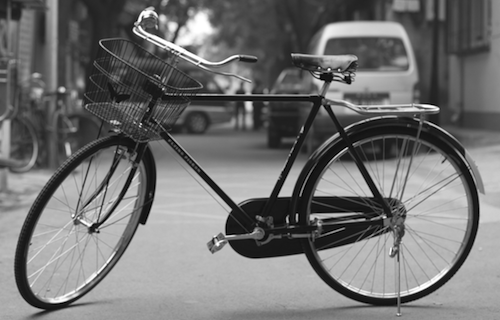
#> input picture C7/Notebooks - M1/S1 - Image Fundamentals/data/bicycle.png, 500 x 320 px
$ jupyter execute M1S1_7_image_distributions.ipynb
#> lines starting #> are read from the running program, lines starting #| are printed output that depends on the picture; long printed decimals are rounded
### Image Distributions With Intesity Plots
In this demonstration, we will try to interpret image distributions using histograms and intensity plots

What we will cover in this notebook:
- Plotting histogram of image intensity plots
- Analysing image statistics

[cell 1]
import cv2
import numpy as np
import matplotlib.pyplot as plt
import pandas as pd

#### Sample Images
We will use same sample images used in the previous exercises.

[cell 2]
image1 = cv2.imread('data/bicycle.png')
#> image1 is the input picture: shape (320, 500, 3); min 0, max 255, mean 114.2
image2 = cv2.imread('data/dolphin.png')
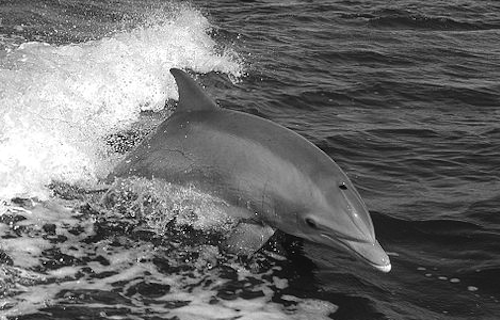
#> input picture C7/Notebooks - M1/S1 - Image Fundamentals/data/dolphin.png, 500 x 320 px
#> image2 is the input picture: shape (320, 500, 3); min 0, max 255, mean 109.1

[cell 3]
# Utility function to display images
def show_image(img, fig_size = None):
    print(img.shape)
#| (320, 500, 3)
#| (320, 500, 3)
    img = img.astype('uint8')

    if fig_size is not None:
        plt.figure(figsize=fig_size)

    plt.imshow(cv2.cvtColor(img, cv2.COLOR_BGR2RGB))
    plt.show()

[cell 4]
show_image(image1)
show_image(image2)

### Histogram

A histogram represents the distribution of pixel intensity values in an image, helping us understand brightness, contrast and overall image composition.

To analyse intensity distribution, we can flatten (`ravel()`) the image into a 1D array and use `plt.hist()` to compute the histogram.

For grayscale images, this shows the spread of pixel values (0–255).
For RGB images, we can plot separate histograms for the Red, Green and Blue channels.

[cell 5]
# Grayscale + Histogram
gray_scale = cv2.cvtColor(image1, cv2.COLOR_BGR2GRAY)
plt.subplot(121), plt.imshow(gray_scale, cmap='gray'), plt.axis("off"), plt.title("Grayscale")
plt.subplot(122), plt.hist(gray_scale.ravel(),256, range=[0,256],color='k'), plt.title("Gray Histogram")
plt.show()
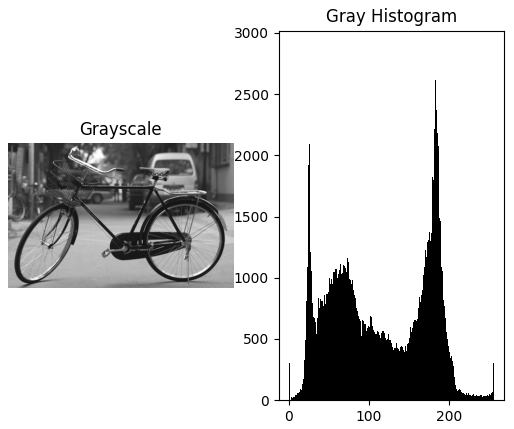
#> figure drawn by matplotlib, 2 panels; panel 2: tallest bar 2875 high, from x = 182 to 183

# RGB Histograms
for i,c in enumerate(('r','g','b')):
    plt.plot(cv2.calcHist([image1],[i],None,[256],[0,256]), color=c)
plt.title("RGB Histograms"), plt.xlabel("Intensity"), plt.ylabel("Frequency")
plt.show()
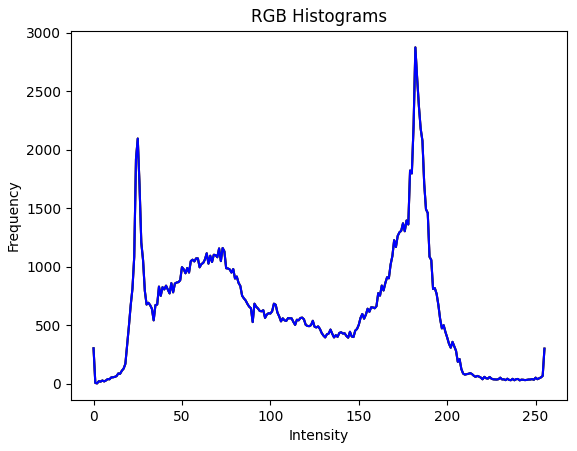
#> figure drawn by matplotlib, 1 panel; curve peaks at x = 182, y = 2875; curve peaks at x = 182, y = 2875; curve peaks at x = 182, y = 2875

OpenCV provides an in-built function `cv2.calcHist()` for histogram calculation. It is more efficient and widely used in image processing tasks.

[cell 6]
histg = cv2.calcHist([image1], [0], None, [256], [0, 256])
#> histg = 256 values, max 2875 at index 182, min 4 at index 2, mean 625

# Plot histogram
plt.plot(histg)
plt.title("Histogram using OpenCV calcHist()")
plt.xlabel("Pixel Intensity")
plt.ylabel("Frequency")
plt.show()
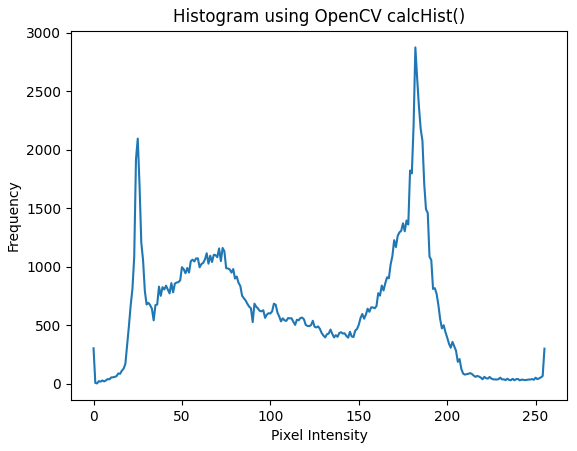
#> figure drawn by matplotlib, 1 panel; curve peaks at x = 182, y = 2875

`cv2.imread()` loads the grayscale image, `cv2.calcHist()` computes its histogram and `plt.plot()` displays it with title and labels.

### Image Statistics

Let us analyse image statistics using Python

[cell 7]
def image_stats(img):
    max = np.max(img)
#> max = 255
    print('Max pixel value:', max)
#| Max pixel value: 255
    min = np.min(img)
#> min = 0
    print('Min pixel value:', min)
#| Min pixel value: 0
    mean = np.mean(img)
#> mean = 114.2
    print('Mean pixel value:', mean)
#| Mean pixel value: 114.173
    median = np.median(img)
#> median = 110
    print('Median pixel value:', median)
#| Median pixel value: 110.0
